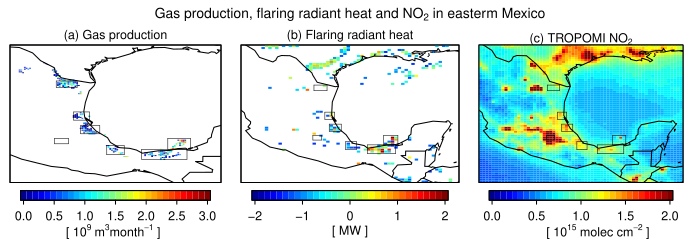

This figure's R source:
rm(list=ls())
library(fields); library(maps); library(ncdf4);library(abind)
setwd("~/Documents")
source('Function/get_geo.R')
source('Function/get_met.R')

plot.box=function(loc,col=1,lwd=1){
arrows(x0=loc[1],y0=loc[3],x1=loc[2],code=0,col=col,lwd= lwd)
arrows(x0=loc[1],y0=loc[4],x1=loc[2],code=0,col=col,lwd= lwd)
arrows(x0=loc[1],y0=loc[3],y1=loc[4],code=0,col=col,lwd= lwd)
arrows(x0=loc[2],y0=loc[3],y1=loc[4],code=0,col=col,lwd= lwd)
}

fun=function(){
	
plot.box(c(-99.4,-98.2,25.4,26.1),lwd=0.5)
plot.box(c(-98.4,-97.5,21.8,22.7),lwd=0.5)
plot.box(c(-98.0,-96.9,20.3,21.2),lwd=0.5)
plot.box(c(-96.5,-95.5,18,19),lwd=0.5)
plot.box(c(-94.5,-91.9,17.5,18.6),lwd=0.5)
plot.box(c(-93.0,-91.7,18.6,19.8),lwd=0.5)
plot.box(c(-100+0.5,-99+0.3,19.2,19.8),lwd=0.5)	
	
}

#=============== functions ====================
setwd("/Users/lu/Documents/CH4_Mexico/Figures/Figure 2")
xlim=c(-106,-86);ylim=c(14,30)
mai=c(0.2,0.2,0.5,0.2);ps=15

pdf("Figure_2.pdf",width=7,height=2.5)
# dev.new(width=7,height=2.5)

m <- rbind(	       c(0, 1, 0.7,1),
		c(0,0.33,0.23,0.9),c(0.33,0.67,0.23,0.9),c(0.67,0.99,0.23,0.9),
		c(0,0.33,0.1,0.50),c(0.33,0.67,0.1,0.5),c(0.67,0.99,0.1,0.5)
         )

# dev.new(width=7.5,height=2.8)         
close.screen(all.screens = TRUE)
split.screen(m)
screen(1)
par(mai=c(0.2, 0.2, 0.25, 0.2), mgp=c(1.3, 0.4, 0), tcl=-0.2, ps=10)
mtext(bquote("Gas production, flaring radiant heat and "*NO[2]*" in easterm Mexico"),side=3,line=0)

screen(2)
par(mai=c(0.1, 0.1, 0.2, 0.1), mgp=c(1.3, 0.2, 0), tcl=-0.2, ps=9)
ss=load("~/Documents/CH4_Mexico_archive/Data/Well_production/CNH_historical/grid_gas_production.Rdata")#unit is 10^9 m3 per month

ind1=(lon.out>=xlim[1] & lon.out<=xlim[2])
ind2=(lat.out>=ylim[1] & lat.out<=ylim[2])
avg=apply(monthly_production,c(1,2),mean)
zlim=c(0,3)
ap=log10(avg[ind1,ind2]);ap[ap>=zlim[2]]=zlim[2];ap[ap<=zlim[1]]=zlim[1]
image(lon.out[ind1],lat.out[ind2],ap,zlim=zlim,xaxt="n",yaxt="n",xlab="",ylab="",col=tim.colors(32))
box(); fun()
map("world",add=T)
title("(a) Gas production",font.main=1,cex.main=1,line=+0.3)

screen(5)
par(mai=c(0.1, 0.1, 0.2, 0.1), mgp=c(1.3, 0.2, 0), tcl=-0.2, ps=9)
image.plot(NA,legend.only=T,col=tim.colors(32), zlim=zlim, horizontal = T, axis.args=list(mai=c(0.1, 0.1, 0.2, 0.1),mgp=c(0,0.2,0), tcl=-0.2))
text(x=0.1,y=-0.08,bquote("[ "*10^9~m^3*month^-1*" ]" )  )

screen(3)
par(mai=c(0.1, 0.1, 0.2, 0.1), mgp=c(1.3, 0.2, 0), tcl=-0.2, ps=9)
ss=load("~/Documents/CH4_Mexico_archive/Data/flaring/Daily_flaring.Rdata")
ind1=(lon.out>=xlim[1] & lon.out <=xlim[2])
ind2=(lat.out >=ylim[1] & lat.out<=ylim[2])
avg=apply(daily_flaring[ind1,ind2,],c(1,2),sum,na.rm=T)/dim(daily_flaring)[3]
avg[avg<=0.05]=NA
zlim=c(-2,2)
ap=log10(avg);ap[ap>=zlim[2]]=zlim[2];ap[ap<=zlim[1]]=zlim[1]
image(lon.out[ind1],lat.out[ind2],ap,zlim=zlim,xaxt="n",yaxt="n",xlab="",ylab="",col=tim.colors(32))
box(); fun()
map("world",add=T)
title("(b) Flaring radiant heat",font.main=1,cex.main=1,line=+0.3)

screen(6)
par(mai=c(0.1, 0.1, 0.2, 0.1), mgp=c(1.3, 0.2, 0), tcl=-0.2, ps=9)
image.plot(NA,legend.only=T,col=tim.colors(32), zlim=zlim, horizontal = T, axis.args=list(mai=c(0.1, 0.1, 0.2, 0.1),mgp=c(0,0.2,0), tcl=-0.2))
text(x=0.5,y=-0.08,bquote("[ MW ]" )  )

screen(4)
par(mai=c(0.1, 0.1, 0.2, 0.1), mgp=c(1.3, 0.2, 0), tcl=-0.2, ps=9)
datafile=nc_open("~/Documents/TROPOMI/NO2/CPU_North_America/Step3_daily/Daily_data_qa_0.75.nc")
lon=ncvar_get(datafile,varid="lon")
lat=ncvar_get(datafile,varid="lat")
NO2 =ncvar_get(datafile,varid="NO2")#mol m-2
CF=6.02e23/(1e4)/1e15
NO2=NO2*CF
date=ncvar_get(datafile,varid="date")
nc_close(datafile)
NO2[122,40,]=NO2[122,40,]*1.5
avg=apply(NO2,c(1,2),mean,na.rm=T)
ind1=(lon>=xlim[1] & lon <=xlim[2])
ind2=(lat>=ylim[1] & lat<=ylim[2])
zlim=c(0,2)
ap=(avg[ind1,ind2]);ap[ap>=zlim[2]]=zlim[2];ap[ap<=zlim[1]]=zlim[1]
image(lon[ind1],lat[ind2],ap,zlim=zlim,xaxt="n",yaxt="n",xlab="",ylab="",col=tim.colors(32))
# plot.field(avg[ind1,ind2],lon[ind1],lat[ind2],legend.mar=5,type="def",zlim=c(0,4),mai=mai,ps=ps)
map("world",add=T)
box(); fun()
title(bquote("(c) TROPOMI "*NO[2]*""), font.main=1, cex.main=1,line=0.3)

screen(7)
par(mai=c(0.1, 0.1, 0.2, 0.1), mgp=c(1.3, 0.2, 0), tcl=-0.2, ps=9)
image.plot(NA,legend.only=T,col=tim.colors(32), zlim=zlim, horizontal = T, axis.args=list(mai=c(0.1, 0.1, 0.2, 0.1),mgp=c(0,0.2,0), tcl=-0.2))
text(x=0.92,y=-0.08,bquote("[ "*10^15*" molec "*cm^-2*" ]" )  )

dev.off()
